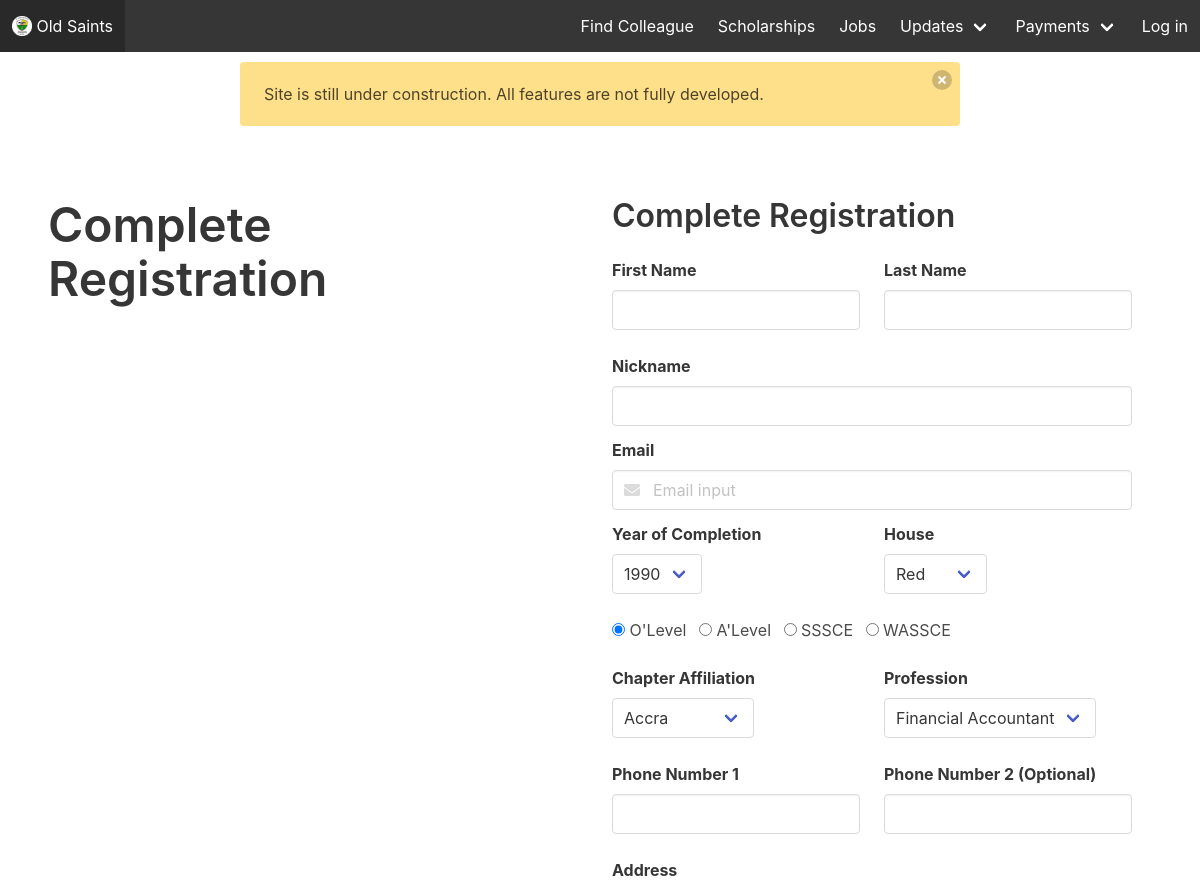
The page /register/ (upper part) on the database as committed earlier.
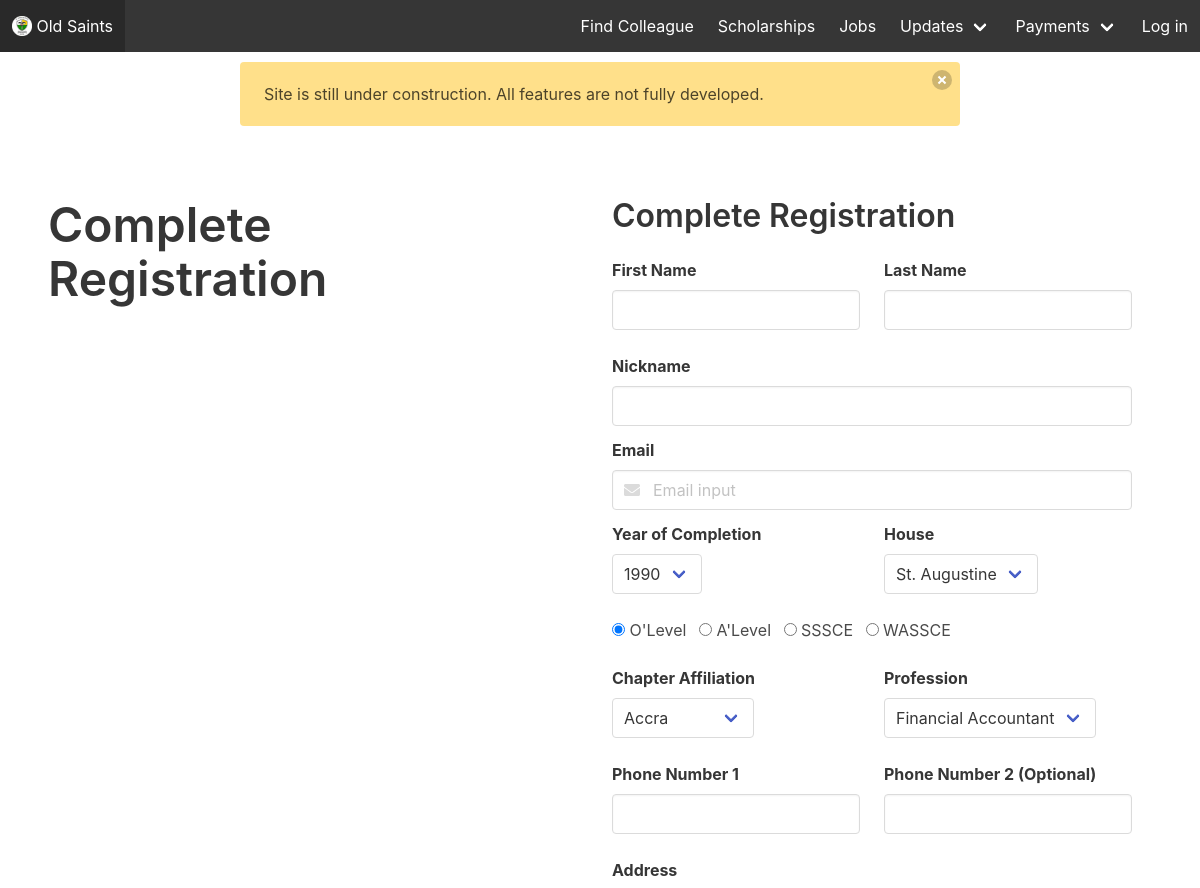
The same page on the database as committed later.
### web/models.py (models this page shows, shortened)
class House(models.Model):
    name = models.CharField(max_length=100)

### web/views.py (the view, shortened to what this page needs)
# urls.py: url(r'^register/$', views.register, name="register"),
def register(request):
    context = {
        "first_name": request.GET.get('f', ''),
        "last_name": request.GET.get('l', ''),
        "year_of_completion": request.GET.get('y', ''),
        "house": request.GET.get('y', ''),
        "email": request.GET.get('e', ''),
        "exam_type": get_exam_types()[0],
        "chapters": get_chapters(),
        "houses": get_houses(),
        "exam_types": get_exam_types()
    }
    error = False
    print(context)
    return render(request, "web/registration.html", context)

### web/views.py (called while the page is built)
def get_chapters():
    return [c.name for c in Chapter.objects.all()]

def get_houses():
    return [h.name for h in House.objects.all()]

def get_exam_types():
    return ["O'Level", "A'Level", "SSSCE", "WASSCE", ]

### web/templates/web/registration.html (shortened to what the changed rows need)
{% extends "web/base.html" %} {% block content %}
<div class="hero">
    <div class="hero-body">
        <div class="columns">
            <div class="column is-fluid">
                <h1 class="title is-1">Complete
                    <br> Registration</h1>
            </div>
            <div class="column container is-fluid">
                <form action={% url 'web:register' %} method="post">
                    <div class="columns">
                        <div class="column">
                            <div class="field">
                                <div class="control">
                                    <div class="select">
                                        <select name="house">
                                            {% for h in houses %}
                                            <option {% if h == house %} selected {% endif %}>{{h}}</option>
                                            {% endfor %}
                                        </select>
                                    </div>
                                </div>
                            </div>
                        </div>
                    </div>
                    <br>
                    <br>
                </form>
            </div>
        </div>
    </div>
</div>
{% endblock content %} {% block main_title %} Register {% endblock main_title %}

Rows that differ between the two databases and show on the page:
changed House: house "Red" → "St. Augustine"
